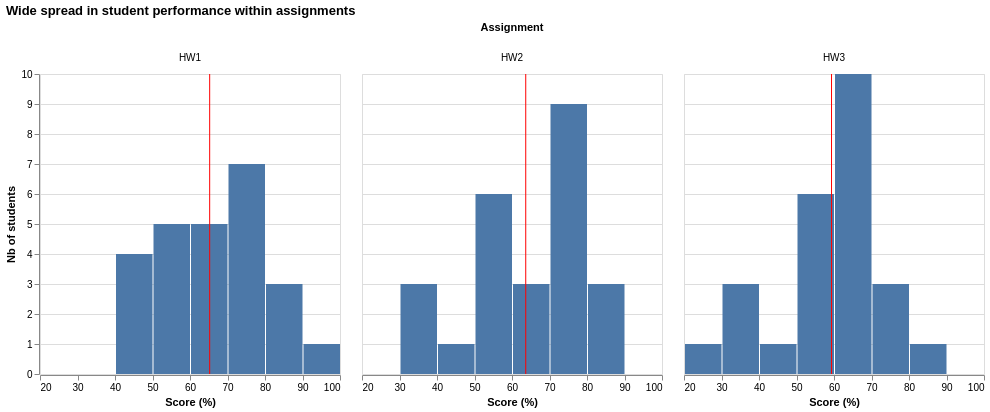

Here is the notebook cell this chart was saved with:
### Code cell
chart = alt.Chart(assignement_avg).mark_bar().encode(
    x=alt.X('percent_score', title='Score (%)', bin=True),
    y=alt.Y('count()', title='Nb of students') 
)

mean_line = alt.Chart(assignement_avg).mark_rule(color='red').encode(
    x='mean(percent_score):Q'
)

(chart + mean_line).facet(
    column=alt.Column('assignment_id:N', title = 'Assignment'), 
    title='Wide spread in student performance within assignments'
)

### Figure 1 — Vega-Lite specification as saved in the notebook (floating-point values rounded to 4 significant figures)
{"config": {"view": {"continuousWidth": 300, "continuousHeight": 300}}, "data": {"name": "data-0af19095117396e5027b4ddbaf39d9df"}, "facet": {"column": {"field": "assignment_id", "title": "Assignment", "type": "nominal"}}, "spec": {"layer": [{"mark": {"type": "bar"}, "encoding": {"x": {"bin": true, "field": "percent_score", "title": "Score (%)", "type": "quantitative"}, "y": {"aggregate": "count", "title": "Nb of students", "type": "quantitative"}}}, {"mark": {"type": "rule", "color": "red"}, "encoding": {"x": {"aggregate": "mean", "field": "percent_score", "type": "quantitative"}}}]}, "title": "Wide spread in student performance within assignments", "$schema": "https://vega.github.io/schema/vega-lite/v6.4.1.json", "datasets": {"data-0af19095117396e5027b4ddbaf39d9df": [{"student_id": "S001", "assignment_id": "HW1", "score": 12.0, "max_score": 21, "percent_score": 57.1}, {"student_id": "S001", "assignment_id": "HW2", "score": 18.0, "max_score": 24, "percent_score": 75.0}, {"student_id": "S001", "assignment_id": "HW3", "score": 9.5, "max_score": 24, "percent_score": 39.6}, {"student_id": "S002", "assignment_id": "HW1", "score": 14.0, "max_score": 21, "percent_score": 66.7}, {"student_id": "S002", "assignment_id": "HW2", "score": 21.5, "max_score": 24, "percent_score": 89.6}, {"student_id": "S002", "assignment_id": "HW3", "score": 16.5, "max_score": 24, "percent_score": 68.8}, {"student_id": "S003", "assignment_id": "HW1", "score": 15.0, "max_score": 21, "percent_score": 71.4}, {"student_id": "S003", "assignment_id": "HW2", "score": 17.0, "max_score": 24, "percent_score": 70.8}, {"student_id": "S003", "assignment_id": "HW3", "score": 18.5, "max_score": 24, "percent_score": 77.1}, {"student_id": "S004", "assignment_id": "HW1", "score": 18.0, "max_score": 21, "percent_score": 85.7}, {"student_id": "S004", "assignment_id": "HW2", "score": 17.5, "max_score": 24, "percent_score": 72.9}, {"student_id": "S004", "assignment_id": "HW3", "score": 16.5, "max_score": 24, "percent_score": 68.8}, {"student_id": "S005", "assignment_id": "HW1", "score": 15.0, "max_score": 21, "percent_score": 71.4}, {"student_id": "S005", "assignment_id": "HW2", "score": 18.0, "max_score": 24, "percent_score": 75.0}, {"student_id": "S005", "assignment_id": "HW3", "score": 13.0, "max_score": 24, "percent_score": 54.2}, {"student_id": "S006", "assignment_id": "HW1", "score": 9.0, "max_score": 21, "percent_score": 42.9}, {"student_id": "S006", "assignment_id": "HW2", "score": 8.0, "max_score": 24, "percent_score": 33.3}, {"student_id": "S006", "assignment_id": "HW3", "score": 13.5, "max_score": 24, "percent_score": 56.2}, {"student_id": "S007", "assignment_id": "HW1", "score": 11.0, "max_score": 21, "percent_score": 52.4}, {"student_id": "S007", "assignment_id": "HW2", "score": 12.5, "max_score": 24, "percent_score": 52.1}, {"student_id": "S007", "assignment_id": "HW3", "score": 17.0, "max_score": 24, "percent_score": 70.8}, {"student_id": "S008", "assignment_id": "HW1", "score": 16.0, "max_score": 21, "percent_score": 76.2}, {"student_id": "S008", "assignment_id": "HW2", "score": 19.0, "max_score": 24, "percent_score": 79.2}, {"student_id": "S008", "assignment_id": "HW3", "score": 13.0, "max_score": 24, "percent_score": 54.2}, {"student_id": "S009", "assignment_id": "HW1", "score": 14.0, "max_score": 21, "percent_score": 66.7}, {"student_id": "S009", "assignment_id": "HW2", "score": 17.0, "max_score": 24, "percent_score": 70.8}, {"student_id": "S009", "assignment_id": "HW3", "score": 14.5, "max_score": 24, "percent_score": 60.4}, {"student_id": "S010", "assignment_id": "HW1", "score": 9.0, "max_score": 21, "percent_score": 42.9}, {"student_id": "S010", "assignment_id": "HW2", "score": 13.0, "max_score": 24, "percent_score": 54.2}, {"student_id": "S010", "assignment_id": "HW3", "score": 15.0, "max_score": 24, "percent_score": 62.5}, {"student_id": "S011", "assignment_id": "HW1", "score": 17.0, "max_score": 21, "percent_score": 81.0}, {"student_id": "S011", "assignment_id": "HW2", "score": 14.5, "max_score": 24, "percent_score": 60.4}, {"student_id": "S011", "assignment_id": "HW3", "score": 13.5, "max_score": 24, "percent_score": 56.2}, {"student_id": "S012", "assignment_id": "HW1", "score": 14.0, "max_score": 21, "percent_score": 66.7}, {"student_id": "S012", "assignment_id": "HW2", "score": 11.0, "max_score": 24, "percent_score": 45.8}, {"student_id": "S012", "assignment_id": "HW3", "score": 9.5, "max_score": 24, "percent_score": 39.6}, {"student_id": "S013", "assignment_id": "HW1", "score": 15.0, "max_score": 21, "percent_score": 71.4}, {"student_id": "S013", "assignment_id": "HW2", "score": 21.0, "max_score": 24, "percent_score": 87.5}, {"student_id": "S013", "assignment_id": "HW3", "score": 16.0, "max_score": 24, "percent_score": 66.7}, {"student_id": "S014", "assignment_id": "HW1", "score": 15.0, "max_score": 21, "percent_score": 71.4}, {"student_id": "S014", "assignment_id": "HW2", "score": 17.0, "max_score": 24, "percent_score": 70.8}, {"student_id": "S014", "assignment_id": "HW3", "score": 13.5, "max_score": 24, "percent_score": 56.2}, {"student_id": "S015", "assignment_id": "HW1", "score": 11.0, "max_score": 21, "percent_score": 52.4}, {"student_id": "S015", "assignment_id": "HW2", "score": 9.0, "max_score": 24, "percent_score": 37.5}, {"student_id": "S015", "assignment_id": "HW3", "score": 9.5, "max_score": 24, "percent_score": 39.6}, {"student_id": "S016", "assignment_id": "HW1", "score": 16.0, "max_score": 21, "percent_score": 76.2}, {"student_id": "S016", "assignment_id": "HW2", "score": 13.0, "max_score": 24, "percent_score": 54.2}, {"student_id": "S016", "assignment_id": "HW3", "score": 15.0, "max_score": 24, "percent_score": 62.5}, {"student_id": "S017", "assignment_id": "HW1", "score": 9.0, "max_score": 21, "percent_score": 42.9}, {"student_id": "S017", "assignment_id": "HW2", "score": 12.0, "max_score": 24, "percent_score": 50.0}, {"student_id": "S017", "assignment_id": "HW3", "score": 14.0, "max_score": 24, "percent_score": 58.3}, {"student_id": "S018", "assignment_id": "HW1", "score": 11.5, "max_score": 21, "percent_score": 54.8}, {"student_id": "S018", "assignment_id": "HW2", "score": 12.5, "max_score": 24, "percent_score": 52.1}, {"student_id": "S018", "assignment_id": "HW3", "score": 16.0, "max_score": 24, "percent_score": 66.7}, {"student_id": "S019", "assignment_id": "HW1", "score": 19.0, "max_score": 21, "percent_score": 90.5}, {"student_id": "S019", "assignment_id": "HW2", "score": 16.0, "max_score": 24, "percent_score": 66.7}, {"student_id": "S019", "assignment_id": "HW3", "score": 10.5, "max_score": 24, "percent_score": 43.8}, {"student_id": "S020", "assignment_id": "HW1", "score": 13.0, "max_score": 21, "percent_score": 61.9}, {"student_id": "S020", "assignment_id": "HW2", "score": 19.0, "max_score": 24, "percent_score": 79.2}, {"student_id": "S020", "assignment_id": "HW3", "score": 15.0, "max_score": 24, "percent_score": 62.5}, {"student_id": "S021", "assignment_id": "HW1", "score": 12.0, "max_score": 21, "percent_score": 57.1}, {"student_id": "S021", "assignment_id": "HW2", "score": 15.0, "max_score": 24, "percent_score": 62.5}, {"student_id": "S021", "assignment_id": "HW3", "score": 15.0, "max_score": 24, "percent_score": 62.5}, {"student_id": "S022", "assignment_id": "HW1", "score": 16.0, "max_score": 21, "percent_score": 76.2}, {"student_id": "S022", "assignment_id": "HW2", "score": 19.0, "max_score": 24, "percent_score": 79.2}, {"student_id": "S022", "assignment_id": "HW3", "score": 18.0, "max_score": 24, "percent_score": 75.0}, {"student_id": "S023", "assignment_id": "HW1", "score": 17.0, "max_score": 21, "percent_score": 81.0}, {"student_id": "S023", "assignment_id": "HW2", "score": 20.0, "max_score": 24, "percent_score": 83.3}, {"student_id": "S023", "assignment_id": "HW3", "score": 21.0, "max_score": 24, "percent_score": 87.5}, {"student_id": "S024", "assignment_id": "HW1", "score": 10.0, "max_score": 21, "percent_score": 47.6}, {"student_id": "S024", "assignment_id": "HW2", "score": 7.5, "max_score": 24, "percent_score": 31.2}, {"student_id": "S024", "assignment_id": "HW3", "score": 6.0, "max_score": 24, "percent_score": 25.0}, {"student_id": "S025", "assignment_id": "HW1", "score": 14.0, "max_score": 21, "percent_score": 66.7}, {"student_id": "S025", "assignment_id": "HW2", "score": 14.0, "max_score": 24, "percent_score": 58.3}, {"student_id": "S025", "assignment_id": "HW3", "score": 16.5, "max_score": 24, "percent_score": 68.8}]}}
